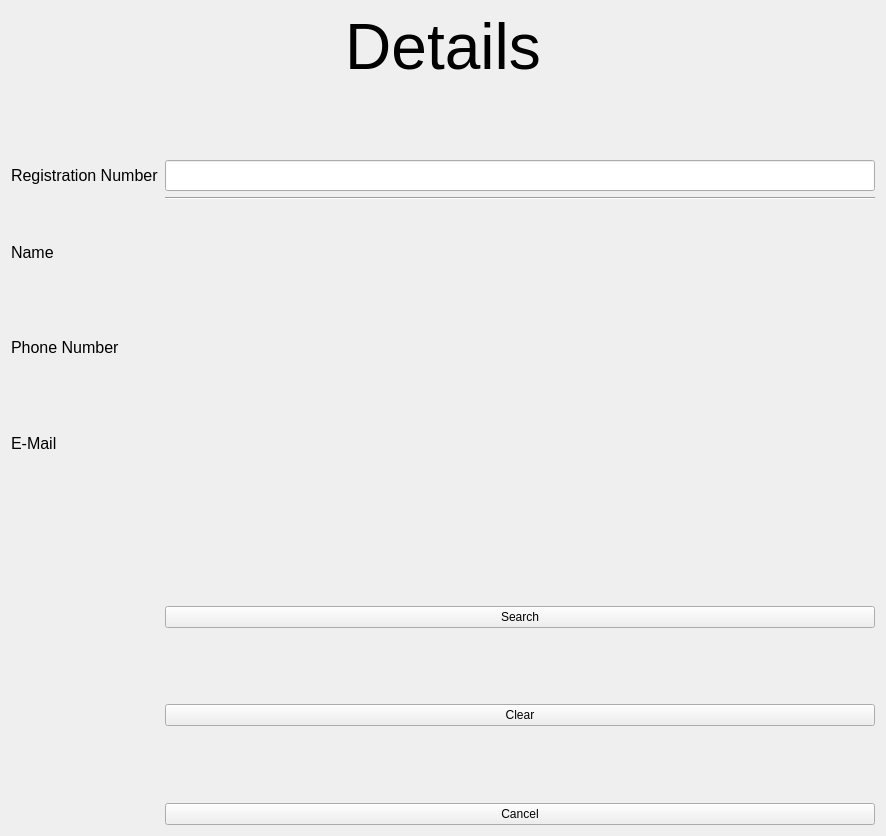
<?xml version="1.0" encoding="UTF-8"?>
<ui version="4.0">
 <class>display</class>
 <widget class="QWidget" name="display">
  <property name="geometry">
   <rect>
    <x>0</x>
    <y>0</y>
    <width>886</width>
    <height>836</height>
   </rect>
  </property>
  <property name="windowTitle">
   <string>Search</string>
  </property>
  <layout class="QFormLayout" name="formLayout">
   <item row="0" column="0" colspan="2">
    <widget class="QLabel" name="label">
     <property name="font">
      <font>
       <pointsize>48</pointsize>
      </font>
     </property>
     <property name="contextMenuPolicy">
      <enum>Qt::PreventContextMenu</enum>
     </property>
     <property name="text">
      <string>Details</string>
     </property>
     <property name="alignment">
      <set>Qt::AlignCenter</set>
     </property>
    </widget>
   </item>
   <item row="1" column="1">
    <spacer name="verticalSpacer">
     <property name="orientation">
      <enum>Qt::Vertical</enum>
     </property>
     <property name="sizeHint" stdset="0">
      <size>
       <width>20</width>
       <height>40</height>
      </size>
     </property>
    </spacer>
   </item>
   <item row="4" column="0">
    <widget class="QLabel" name="label_2">
     <property name="font">
      <font>
       <pointsize>12</pointsize>
      </font>
     </property>
     <property name="text">
      <string>Registration Number</string>
     </property>
    </widget>
   </item>
   <item row="4" column="1">
    <widget class="QLineEdit" name="lineEdit">
     <property name="font">
      <font>
       <pointsize>14</pointsize>
      </font>
     </property>
    </widget>
   </item>
   <item row="5" column="0">
    <spacer name="verticalSpacer_2">
     <property name="orientation">
      <enum>Qt::Vertical</enum>
     </property>
     <property name="sizeHint" stdset="0">
      <size>
       <width>20</width>
       <height>40</height>
      </size>
     </property>
    </spacer>
   </item>
   <item row="5" column="1">
    <widget class="Line" name="line">
     <property name="font">
      <font>
       <pointsize>9</pointsize>
      </font>
     </property>
     <property name="orientation">
      <enum>Qt::Horizontal</enum>
     </property>
    </widget>
   </item>
   <item row="6" column="0">
    <widget class="QLabel" name="label_3">
     <property name="font">
      <font>
       <pointsize>12</pointsize>
      </font>
     </property>
     <property name="text">
      <string>Name</string>
     </property>
    </widget>
   </item>
   <item row="6" column="1">
    <widget class="QLabel" name="name">
     <property name="font">
      <font>
       <pointsize>12</pointsize>
      </font>
     </property>
     <property name="text">
      <string/>
     </property>
    </widget>
   </item>
   <item row="7" column="0">
    <spacer name="verticalSpacer_3">
     <property name="orientation">
      <enum>Qt::Vertical</enum>
     </property>
     <property name="sizeHint" stdset="0">
      <size>
       <width>20</width>
       <height>40</height>
      </size>
     </property>
    </spacer>
   </item>
   <item row="8" column="0">
    <widget class="QLabel" name="label_4">
     <property name="font">
      <font>
       <pointsize>12</pointsize>
      </font>
     </property>
     <property name="text">
      <string>Phone Number</string>
     </property>
    </widget>
   </item>
   <item row="8" column="1">
    <widget class="QLabel" name="ph_no">
     <property name="font">
      <font>
       <pointsize>12</pointsize>
      </font>
     </property>
     <property name="text">
      <string/>
     </property>
    </widget>
   </item>
   <item row="9" column="0">
    <spacer name="verticalSpacer_4">
     <property name="orientation">
      <enum>Qt::Vertical</enum>
     </property>
     <property name="sizeHint" stdset="0">
      <size>
       <width>20</width>
       <height>40</height>
      </size>
     </property>
    </spacer>
   </item>
   <item row="10" column="0">
    <widget class="QLabel" name="label_5">
     <property name="font">
      <font>
       <pointsize>12</pointsize>
      </font>
     </property>
     <property name="text">
      <string>E-Mail</string>
     </property>
    </widget>
   </item>
   <item row="10" column="1">
    <widget class="QLabel" name="e_mail">
     <property name="font">
      <font>
       <pointsize>12</pointsize>
      </font>
     </property>
     <property name="text">
      <string/>
     </property>
    </widget>
   </item>
   <item row="11" column="1">
    <spacer name="verticalSpacer_5">
     <property name="orientation">
      <enum>Qt::Vertical</enum>
     </property>
     <property name="sizeHint" stdset="0">
      <size>
       <width>20</width>
       <height>40</height>
      </size>
     </property>
    </spacer>
   </item>
   <item row="13" column="1">
    <layout class="QVBoxLayout" name="verticalLayout"/>
   </item>
   <item row="14" column="1">
    <widget class="QPushButton" name="search">
     <property name="text">
      <string>Search</string>
     </property>
    </widget>
   </item>
   <item row="12" column="1">
    <spacer name="verticalSpacer_6">
     <property name="orientation">
      <enum>Qt::Vertical</enum>
     </property>
     <property name="sizeHint" stdset="0">
      <size>
       <width>20</width>
       <height>40</height>
      </size>
     </property>
    </spacer>
   </item>
   <item row="15" column="1">
    <spacer name="verticalSpacer_7">
     <property name="orientation">
      <enum>Qt::Vertical</enum>
     </property>
     <property name="sizeHint" stdset="0">
      <size>
       <width>20</width>
       <height>40</height>
      </size>
     </property>
    </spacer>
   </item>
   <item row="16" column="1">
    <widget class="QPushButton" name="clear">
     <property name="text">
      <string>Clear</string>
     </property>
    </widget>
   </item>
   <item row="17" column="1">
    <spacer name="verticalSpacer_8">
     <property name="orientation">
      <enum>Qt::Vertical</enum>
     </property>
     <property name="sizeHint" stdset="0">
      <size>
       <width>20</width>
       <height>40</height>
      </size>
     </property>
    </spacer>
   </item>
   <item row="18" column="1">
    <widget class="QPushButton" name="cancel">
     <property name="text">
      <string>Cancel</string>
     </property>
    </widget>
   </item>
  </layout>
 </widget>
 <resources/>
 <connections/>
</ui>
